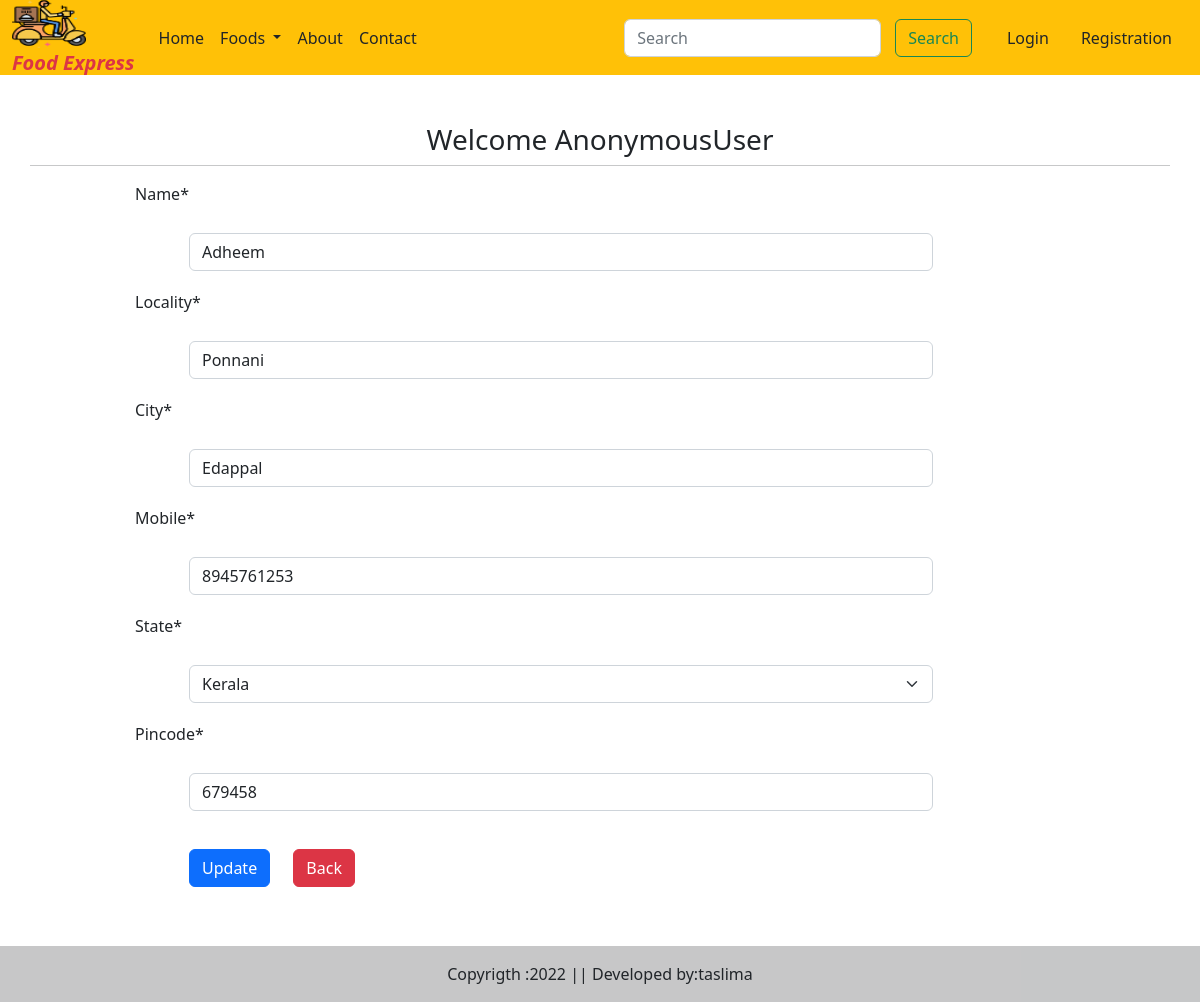
Page /update_address/5 on the committed database.
### myapp/models.py (models this page shows, shortened)
class Customer(models.Model):
    STATE_CHOICES=(("Select State","Select State"),
        ("Andhra Pradesh","Andhra Pradesh"),
                       ("Arunachal Pradesh ","Arunachal Pradesh "),
                       ("Assam","Assam"),
                       ("Bihar","Bihar"),
                       ("Chhattisgarh","Chhattisgarh"),
                       ("Goa","Goa"),
                        ("Gujarat","Gujarat"),
                       ("Haryana","Haryana"),
                       ("Himachal Pradesh","Himachal Pradesh"),
                       ("Jammu and Kashmir ","Jammu and Kashmir "),
                       ("Jharkhand","Jharkhand"),
                       ("Karnataka","Karnataka"),
                       ("Kerala","Kerala"),
                       ("Madhya Pradesh","Madhya Pradesh"),
                       ("Maharashtra","Maharashtra"),
                       ("Manipur","Manipur"),
                       ("Meghalaya","Meghalaya"),
                       ("Mizoram","Mizoram"),
                       ("Nagaland","Nagaland"),
                       ("Odisha","Odisha"),
                       ("Punjab","Punjab"),
                       ("Rajasthan","Rajasthan"),
                       ("Sikkim","Sikkim"),
                       ("Tamil Nadu","Tamil Nadu"),
                       ("Telangana","Telangana"),
                       ("Tripura","Tripura"),
                       ("Uttar Pradesh","Uttar Pradesh"),
                       ("Uttarakhand","Uttarakhand"),
                       ("West Bengal","West Bengal"),
                       ("Andaman and Nicobar Islands","Andaman and Nicobar Islands"),
                       ("Chandigarh","Chandigarh"),
                       ("Dadra and Nagar Haveli","Dadra and Nagar Haveli"),
                       ("Daman and Diu","Daman and Diu"),
                       ("Lakshadweep","Lakshadweep"),
                       ("National Capital Territory of Delhi","National Capital Territory of Delhi"),
                       ("Puducherry","Puducherry"))
    user=models.ForeignKey(User, on_delete=models.CASCADE)
    name=models.CharField(max_length=200)
    locality=models.CharField(max_length=200)
    city=models.CharField(max_length=50)
    mobile=models.CharField(max_length=10)
    pincode=models.CharField(max_length=6)
    state=models.CharField(choices=STATE_CHOICES,max_length=100,default="Select state")

### myapp/views.py (the view, shortened to what this page needs)
# urls.py: path('update_address/<int:pk>',views.UpdateAddress,name='update_address'),
def UpdateAddress(request,pk):
    if request.method=="GET":
        address=Customer.objects.get(pk=pk)
        form=CustomerProfileForm(instance=address)
        if request.user.is_authenticated:
            totalitem=len(Cart.objects.filter(user=request.user))
        return render(request,"updateaddress.html",locals())

### myapp/forms.py
class CustomerProfileForm(forms.ModelForm):
    class Meta:
        model=Customer
        fields=['name','locality','city','mobile','state','pincode']
        widget={
            'name':forms.TextInput(attrs={'class':'form-control'}),
            'locality':forms.TextInput(attrs={'class':'form-control'}),
            'city':forms.TextInput(attrs={'class':'form-control'}),
            'mobile':forms.TextInput(attrs={'class':'form-control'})
        }

### myapp/templates/updateaddress.html (shortened to what this page needs)
{% extends 'base.html' %}
{% load static %}
{% load crispy_forms_tags %}
{% block main-content %}
<div class="container my-5">
    <div class="row">
        <h3 style="text-align: center;">Welcome
            <span class="text-capitalize">{{request.user}}</span></h3>
            <hr>
    </div>
            <div class="col-sm-8 offset-sm-1">
                <form action="" method="post" >
                    {% for fm in form %}
                    {{fm|as_crispy_field }}
                    {% endfor %}
                    <div class="col-12 mt-3">
                        <button type="submit" class="btn btn-primary">Update</button>
                   <a href="{% url 'address' %}" type="submit"  class="btn btn-danger">Back</a>
                </div>
                </form>
            </div>
    </div>
{% endblock main-content %}

### myapp/static/css/style.css (style rules this page uses)
button, input, optgroup, select, textarea { margin: 19px; font-family: inherit; font-size: inherit; line-height: inherit; margin-left: 54px; padding: 8px; border-radius: 6px; flex-flow: wrap; }

### rows in the picture
Customer: form "Adheem" "Ponnani" "Edappal" "8945761253" "Kerala" "679458"

### other values in the picture
{{ request.user }} "AnonymousUser"
